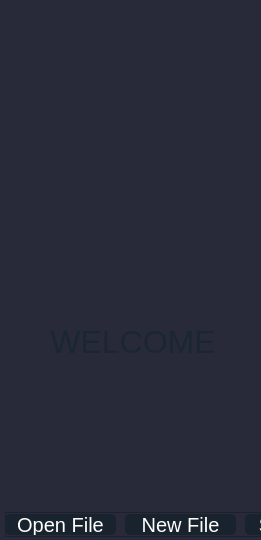
                  <widget class="QWidget" name="tab">
                   <property name="minimumSize">
                    <size>
                     <width>14</width>
                     <height>0</height>
                    </size>
                   </property>
                   <property name="styleSheet">
                    <string notr="true">background-color: rgb(40, 42, 58);
font-size: 20px;</string>
                   </property>
                   <attribute name="icon">
                    <iconset>
                     <normaloff>python.png</normaloff>
                     <selectedon>acc.png</selectedon>python.png</iconset>
                   </attribute>
                   <attribute name="title">
                    <string>Welcome</string>
                   </attribute>
                   <layout class="QVBoxLayout" name="verticalLayout_2">
                    <property name="spacing">
                     <number>0</number>
                    </property>
                    <property name="leftMargin">
                     <number>5</number>
                    </property>
                    <property name="topMargin">
                     <number>0</number>
                    </property>
                    <property name="rightMargin">
                     <number>0</number>
                    </property>
                    <property name="bottomMargin">
                     <number>3</number>
                    </property>
                    <item>
                     <widget class="QFrame" name="frame_4">
                      <property name="minimumSize">
                       <size>
                        <width>0</width>
                        <height>320</height>
                       </size>
                      </property>
                      <property name="styleSheet">
                       <string notr="true">border-style: none;</string>
                      </property>
                      <property name="frameShape">
                       <enum>QFrame::StyledPanel</enum>
                      </property>
                      <property name="frameShadow">
                       <enum>QFrame::Raised</enum>
                      </property>
                      <layout class="QHBoxLayout" name="horizontalLayout">
                       <item>
                        <widget class="QLabel" name="label_2">
                         <property name="maximumSize">
                          <size>
                           <width>200</width>
                           <height>200</height>
                          </size>
                         </property>
                         <property name="layoutDirection">
                          <enum>Qt::LeftToRight</enum>
                         </property>
                         <property name="styleSheet">
                          <string notr="true"/>
                         </property>
                         <property name="text">
                          <string/>
                         </property>
                         <property name="pixmap">
                          <pixmap>python_3.png</pixmap>
                         </property>
                         <property name="scaledContents">
                          <bool>true</bool>
                         </property>
                         <property name="alignment">
                          <set>Qt::AlignCenter</set>
                         </property>
                        </widget>
                       </item>
                      </layout>
                     </widget>
                    </item>
                    <item>
                     <widget class="QTextEdit" name="textEdit">
                      <property name="styleSheet">
                       <string notr="true">QTextEdit{
border-style:none;
}

    QScrollBar::handle:horizontal {
		
	background-color: rgb(82, 120, 150);
        width: 25px;
    }

    QScrollBar::handle:vertical {
        height: 25px;
    }</string>
                      </property>
                      <property name="inputMethodHints">
                       <set>Qt::ImhMultiLine</set>
                      </property>
                      <property name="verticalScrollBarPolicy">
                       <enum>Qt::ScrollBarAlwaysOff</enum>
                      </property>
                      <property name="horizontalScrollBarPolicy">
                       <enum>Qt::ScrollBarAlwaysOff</enum>
                      </property>
                      <property name="sizeAdjustPolicy">
                       <enum>QAbstractScrollArea::AdjustIgnored</enum>
                      </property>
                      <property name="autoFormatting">
                       <set>QTextEdit::AutoBulletList</set>
                      </property>
                      <property name="lineWrapMode">
                       <enum>QTextEdit::NoWrap</enum>
                      </property>
                      <property name="readOnly">
                       <bool>true</bool>
                      </property>
                      <property name="html">
                       <string>&lt;!DOCTYPE HTML PUBLIC &quot;-//W3C//DTD HTML 4.0//EN&quot; &quot;http://www.w3.org/TR/REC-html40/strict.dtd&quot;&gt;
&lt;html&gt;&lt;head&gt;&lt;meta name=&quot;qrichtext&quot; content=&quot;1&quot; /&gt;&lt;style type=&quot;text/css&quot;&gt;
p, li { white-space: pre-wrap; }
&lt;/style&gt;&lt;/head&gt;&lt;body style=&quot; font-family:'MS Shell Dlg 2'; font-size:20px; font-weight:400; font-style:normal;&quot;&gt;
&lt;p align=&quot;center&quot; style=&quot; margin-top:12px; margin-bottom:12px; margin-left:0px; margin-right:0px; -qt-block-indent:0; text-indent:0px;&quot;&gt;&lt;span style=&quot; font-size:24pt; color:#1a272f;&quot;&gt;WELCOME&lt;/span&gt;&lt;/p&gt;
&lt;p align=&quot;center&quot; style=&quot;-qt-paragraph-type:empty; margin-top:12px; margin-bottom:12px; margin-left:0px; margin-right:0px; -qt-block-indent:0; text-indent:0px; color:#1a272f;&quot;&gt;&lt;br /&gt;&lt;/p&gt;&lt;/body&gt;&lt;/html&gt;</string>
                      </property>
                      <property name="overwriteMode">
                       <bool>true</bool>
                      </property>
                      <property name="textInteractionFlags">
                       <set>Qt::LinksAccessibleByKeyboard|Qt::LinksAccessibleByMouse|Qt::TextBrowserInteraction|Qt::TextSelectableByKeyboard|Qt::TextSelectableByMouse</set>
                      </property>
                     </widget>
                    </item>
                    <item>
                     <widget class="QFrame" name="frame_5">
                      <property name="minimumSize">
                       <size>
                        <width>0</width>
                        <height>25</height>
                       </size>
                      </property>
                      <property name="frameShape">
                       <enum>QFrame::StyledPanel</enum>
                      </property>
                      <property name="frameShadow">
                       <enum>QFrame::Raised</enum>
                      </property>
                      <widget class="QPushButton" name="pushButton_9">
                       <property name="geometry">
                        <rect>
                         <x>0</x>
                         <y>2</y>
                         <width>111</width>
                         <height>21</height>
                        </rect>
                       </property>
                       <property name="styleSheet">
                        <string notr="true">QPushButton{
border-radius: 5px;
font-size: 12x;
color: rgb(255, 255, 255);
background-color: rgb(25, 35, 45);
}
QPushButton:hover{
	font-size: 12x;
	color: rgb(128, 214, 197);
	background-color: rgb(26, 38, 48);
}
</string>
                       </property>
                       <property name="text">
                        <string>Open File</string>
                       </property>
                      </widget>
                      <widget class="QPushButton" name="pushButton_10">
                       <property name="geometry">
                        <rect>
                         <x>120</x>
                         <y>2</y>
                         <width>111</width>
                         <height>21</height>
                        </rect>
                       </property>
                       <property name="styleSheet">
                        <string notr="true">QPushButton{
border-radius: 5px;
font-size: 12x;
color: rgb(255, 255, 255);
background-color: rgb(25, 35, 45);
}
QPushButton:hover{
	font-size: 12x;
	color: rgb(128, 214, 197);
	background-color: rgb(26, 38, 48);
}
</string>
                       </property>
                       <property name="text">
                        <string>New File</string>
                       </property>
                      </widget>
                      <widget class="QPushButton" name="pushButton_11">
                       <property name="geometry">
                        <rect>
                         <x>240</x>
                         <y>2</y>
                         <width>111</width>
                         <height>21</height>
                        </rect>
                       </property>
                       <property name="styleSheet">
                        <string notr="true">QPushButton{
border-radius: 5px;
font-size: 12x;
color: rgb(255, 255, 255);
background-color: rgb(25, 35, 45);
}
QPushButton:hover{
	font-size: 12x;
	color: rgb(128, 214, 197);
	background-color: rgb(26, 38, 48);
}
</string>
                       </property>
                       <property name="text">
                        <string>Save File</string>
                       </property>
                      </widget>
                      <widget class="QPushButton" name="pushButton_12">
                       <property name="geometry">
                        <rect>
                         <x>360</x>
                         <y>2</y>
                         <width>111</width>
                         <height>21</height>
                        </rect>
                       </property>
                       <property name="styleSheet">
                        <string notr="true">QPushButton{
border-radius: 5px;
font-size: 12x;
color: rgb(255, 255, 255);
background-color: rgb(25, 35, 45);
}
QPushButton:hover{
	font-size: 12x;
	color: rgb(128, 214, 197);
	background-color: rgb(26, 38, 48);
}
</string>
                       </property>
                       <property name="text">
                        <string>Save as</string>
                       </property>
                      </widget>
                     </widget>
                    </item>
                   </layout>
                  </widget>
